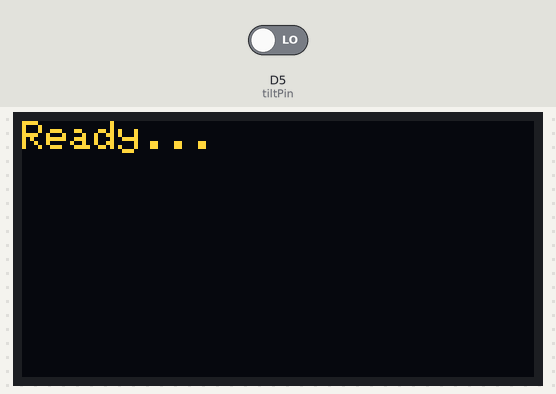
This sketch was run on a simulated ESP8266 (Wemos D1 mini). Parts: 128×64 one-colour display. The test bench sets the inputs (shaded band); at power-on: D5 (tiltPin) LOW. The OLED is the two-colour kind (top 16 rows yellow); random numbers use the default seed unless the sketch sets one.

Above: at 1.2 s.
1.3 s: D5 (tiltPin) driven HIGH
At 1.66 s:
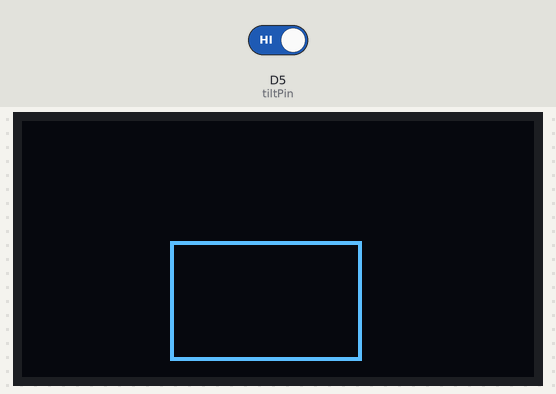
At 2.6 s:
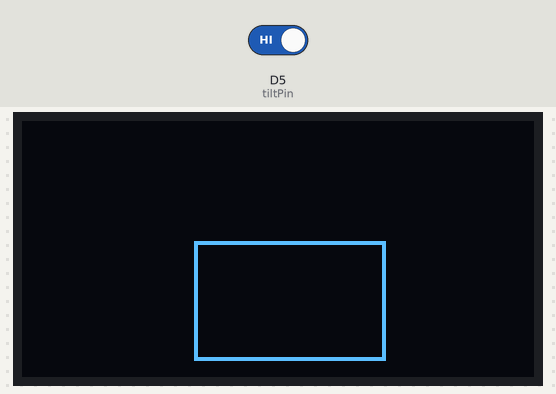
Timing chart, 0 to 4.3 s (numbered marks = the images above; inputs shaded):
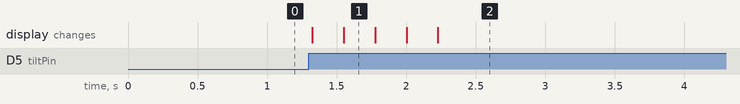

Measured:
- after the input at 1.3 s, the display: first changes at once (image 1 shows a later state)

The sketch:

MarriageAnniversary.ino
```cpp
#include <SPI.h>
#include <Wire.h>
#include <Adafruit_GFX.h>
#include <Adafruit_SSD1306.h>

#define SCREEN_WIDTH 128 // OLED display width, in pixels
#define SCREEN_HEIGHT 64 // OLED display height, in pixels

// Declaration for an SSD1306 display connected to I2C (SDA, SCL pins)
// On an arduino UNO:       A4(SDA), A5(SCL)
// On an arduino MEGA 2560: 20(SDA), 21(SCL)
// On an arduino LEONARDO:   2(SDA),  3(SCL), ...
#define OLED_RESET -1 // Reset pin # (or -1 if sharing Arduino reset pin)
#define SCREEN_ADDRESS 0x3C ///< See datasheet for Address; 0x3D for 128x64, 0x3C for 128x32
Adafruit_SSD1306 display(SCREEN_WIDTH, SCREEN_HEIGHT, &Wire, OLED_RESET);

// Tilt sensor pin
const int tiltPin = D5;

// Variables for shake count and animation state
int shakeCount = 0;
bool isShaking = false;

void tiltAnimation();
void celebrationAnimation();

void setup() {
  pinMode(tiltPin, INPUT);

  // SSD1306_SWITCHCAPVCC = generate display voltage from 3.3V internally
  if (!display.begin(SSD1306_SWITCHCAPVCC, SCREEN_ADDRESS)) {
    Serial.println(F("SSD1306 allocation failed"));
    for (;;);
  }

  display.clearDisplay();
  display.setTextSize(1);
  display.setTextColor(SSD1306_WHITE);
  display.setCursor(0, 0);
  display.println("Ready...");
  display.display();
}

void loop() {
  // Detect tilt sensor input
  if (digitalRead(tiltPin) == HIGH) {
    if (!isShaking) {
      isShaking = true;
      shakeCount++;
      tiltAnimation();
    }
  } else {
    isShaking = false;
  }

  // If shaken 10 times, display the final animation
  if (shakeCount >= 10) {
    celebrationAnimation();
    shakeCount = 0; // Reset shake count
  }
}

// Animation when the gift box tilts
void tiltAnimation() {
  display.clearDisplay();

  // Draw a tilting gift box
  display.fillRect(40, 30, 48, 30, SSD1306_WHITE); // Box
  display.fillRect(60, 15, 8, 15, SSD1306_WHITE);  // Ribbon vertical
  display.fillRect(40, 30, 48, 4, SSD1306_BLACK);  // Ribbon horizontal

  // Simulate tilt
  for (int i = 0; i < 5; i++) {
    display.clearDisplay();
    display.drawRect(40 + (i % 2 == 0 ? 3 : -3), 30, 48, 30, SSD1306_WHITE);
    display.display();
    delay(200);
  }
}

// Celebration animation
void celebrationAnimation() {
  display.clearDisplay();

  // Confetti and "Happy Marriage Anniversary"
  for (int i = 0; i < 20; i++) {
    int x = random(0, SCREEN_WIDTH);
    int y = random(0, SCREEN_HEIGHT - 16);
    display.drawPixel(x, y, SSD1306_WHITE);
  }
  display.setTextSize(1);
  display.setCursor(10, SCREEN_HEIGHT - 10);
  display.println("Happy Marriage Anniversary!");

  // Draw balloons
  display.drawCircle(20, 20, 10, SSD1306_WHITE);
  display.drawCircle(100, 20, 10, SSD1306_WHITE);
  display.drawLine(20, 30, 20, 50, SSD1306_WHITE);
  display.drawLine(100, 30, 100, 50, SSD1306_WHITE);

  display.display();
  delay(3000); // Hold the display for 3 seconds
}
```
